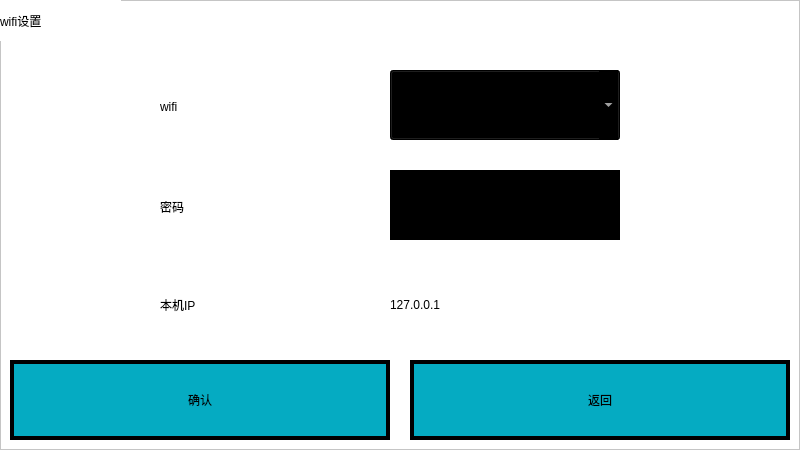
<?xml version="1.0" encoding="UTF-8"?>
<ui version="4.0">
 <class>Form</class>
 <widget class="QWidget" name="Form">
  <property name="geometry">
   <rect>
    <x>0</x>
    <y>0</y>
    <width>800</width>
    <height>450</height>
   </rect>
  </property>
  <property name="windowTitle">
   <string>Form</string>
  </property>
  <property name="styleSheet">
   <string notr="true">background-color: rgb(255, 255, 255);</string>
  </property>
  <widget class="QFrame" name="frame">
   <property name="geometry">
    <rect>
     <x>0</x>
     <y>0</y>
     <width>800</width>
     <height>450</height>
    </rect>
   </property>
   <property name="frameShape">
    <enum>QFrame::StyledPanel</enum>
   </property>
   <property name="frameShadow">
    <enum>QFrame::Raised</enum>
   </property>
   <widget class="QComboBox" name="wifiCb">
    <property name="geometry">
     <rect>
      <x>390</x>
      <y>70</y>
      <width>230</width>
      <height>70</height>
     </rect>
    </property>
    <property name="sizePolicy">
     <sizepolicy hsizetype="Preferred" vsizetype="Preferred">
      <horstretch>0</horstretch>
      <verstretch>0</verstretch>
     </sizepolicy>
    </property>
    <property name="styleSheet">
     <string notr="true">QComboBox::drop-down{
width:56px;  height:56px;
}

QComboBox{
font: 20pt &quot;宋体&quot;;
color: rgb(255, 255, 255);
background-color: rgb(0, 0, 0);
}

QComboBox QAbstractItemView {
	background-color: rgb(0, 0, 0);/*背景颜色*/
    padding: 1px 2px 1px 2px;  /*针对于组合框中的文本内容*/
	color: rgb(255,255,255)
}</string>
    </property>
   </widget>
   <widget class="QLabel" name="label">
    <property name="geometry">
     <rect>
      <x>160</x>
      <y>70</y>
      <width>161</width>
      <height>73</height>
     </rect>
    </property>
    <property name="styleSheet">
     <string notr="true">font: 20pt &quot;宋体&quot;;</string>
    </property>
    <property name="text">
     <string>wifi</string>
    </property>
   </widget>
   <widget class="QLabel" name="label_2">
    <property name="geometry">
     <rect>
      <x>160</x>
      <y>170</y>
      <width>151</width>
      <height>73</height>
     </rect>
    </property>
    <property name="styleSheet">
     <string notr="true">font: 20pt &quot;宋体&quot;;</string>
    </property>
    <property name="text">
     <string>密码</string>
    </property>
   </widget>
   <widget class="QLineEdit" name="pwdLine">
    <property name="geometry">
     <rect>
      <x>390</x>
      <y>170</y>
      <width>230</width>
      <height>70</height>
     </rect>
    </property>
    <property name="sizePolicy">
     <sizepolicy hsizetype="Preferred" vsizetype="Preferred">
      <horstretch>0</horstretch>
      <verstretch>0</verstretch>
     </sizepolicy>
    </property>
    <property name="font">
     <font>
      <family>宋体</family>
      <pointsize>20</pointsize>
      <italic>false</italic>
      <bold>false</bold>
     </font>
    </property>
    <property name="styleSheet">
     <string notr="true">
QLineEdit{
background-color:rgba(0,0,0,255);
border:none;
font: 20pt &quot;宋体&quot;;
border-bottom:2px solid rgba(0,0,0,255);
	color: rgb(255, 255, 255);
}
QLineEdit:hover {
border:none;
border-bottom:2px solid rgba(46, 82, 101, 200);
color:rgba(0, 0, 0, 240);
}
QLineEdit:focus {
border:none;
border-bottom:2px solid rgba(46, 82, 101, 200);
color:rgb(0, 170, 190);
}</string>
    </property>
   </widget>
   <widget class="QLabel" name="label_3">
    <property name="geometry">
     <rect>
      <x>0</x>
      <y>0</y>
      <width>121</width>
      <height>41</height>
     </rect>
    </property>
    <property name="styleSheet">
     <string notr="true">font: 20pt &quot;宋体&quot;;</string>
    </property>
    <property name="text">
     <string>wifi设置</string>
    </property>
   </widget>
   <widget class="QPushButton" name="btnConfirm">
    <property name="geometry">
     <rect>
      <x>10</x>
      <y>360</y>
      <width>380</width>
      <height>80</height>
     </rect>
    </property>
    <property name="styleSheet">
     <string notr="true">QPushButton {
font: 20pt &quot;宋体&quot;;
border:4px solid rgb(0,0,0);
background-color:#05abc2;
}

QPushButton:pressed{
background-color: rgb(255, 0, 0);
}
</string>
    </property>
    <property name="text">
     <string>确认</string>
    </property>
   </widget>
   <widget class="QPushButton" name="btnReturn">
    <property name="geometry">
     <rect>
      <x>410</x>
      <y>360</y>
      <width>380</width>
      <height>80</height>
     </rect>
    </property>
    <property name="styleSheet">
     <string notr="true">QPushButton {
font: 20pt &quot;宋体&quot;;
border:4px solid rgb(0,0,0);
background-color:#05abc2;
}

QPushButton:pressed{
background-color: rgb(255, 0, 0);
}
</string>
    </property>
    <property name="text">
     <string>返回</string>
    </property>
   </widget>
   <widget class="QLabel" name="label_4">
    <property name="geometry">
     <rect>
      <x>160</x>
      <y>270</y>
      <width>150</width>
      <height>70</height>
     </rect>
    </property>
    <property name="styleSheet">
     <string notr="true">font: 20pt &quot;宋体&quot;;</string>
    </property>
    <property name="text">
     <string>本机IP</string>
    </property>
   </widget>
   <widget class="QLabel" name="addr_Label">
    <property name="geometry">
     <rect>
      <x>390</x>
      <y>270</y>
      <width>230</width>
      <height>70</height>
     </rect>
    </property>
    <property name="styleSheet">
     <string notr="true">font: 20pt &quot;宋体&quot;;</string>
    </property>
    <property name="text">
     <string>127.0.0.1</string>
    </property>
   </widget>
  </widget>
 </widget>
 <resources/>
 <connections/>
</ui>
